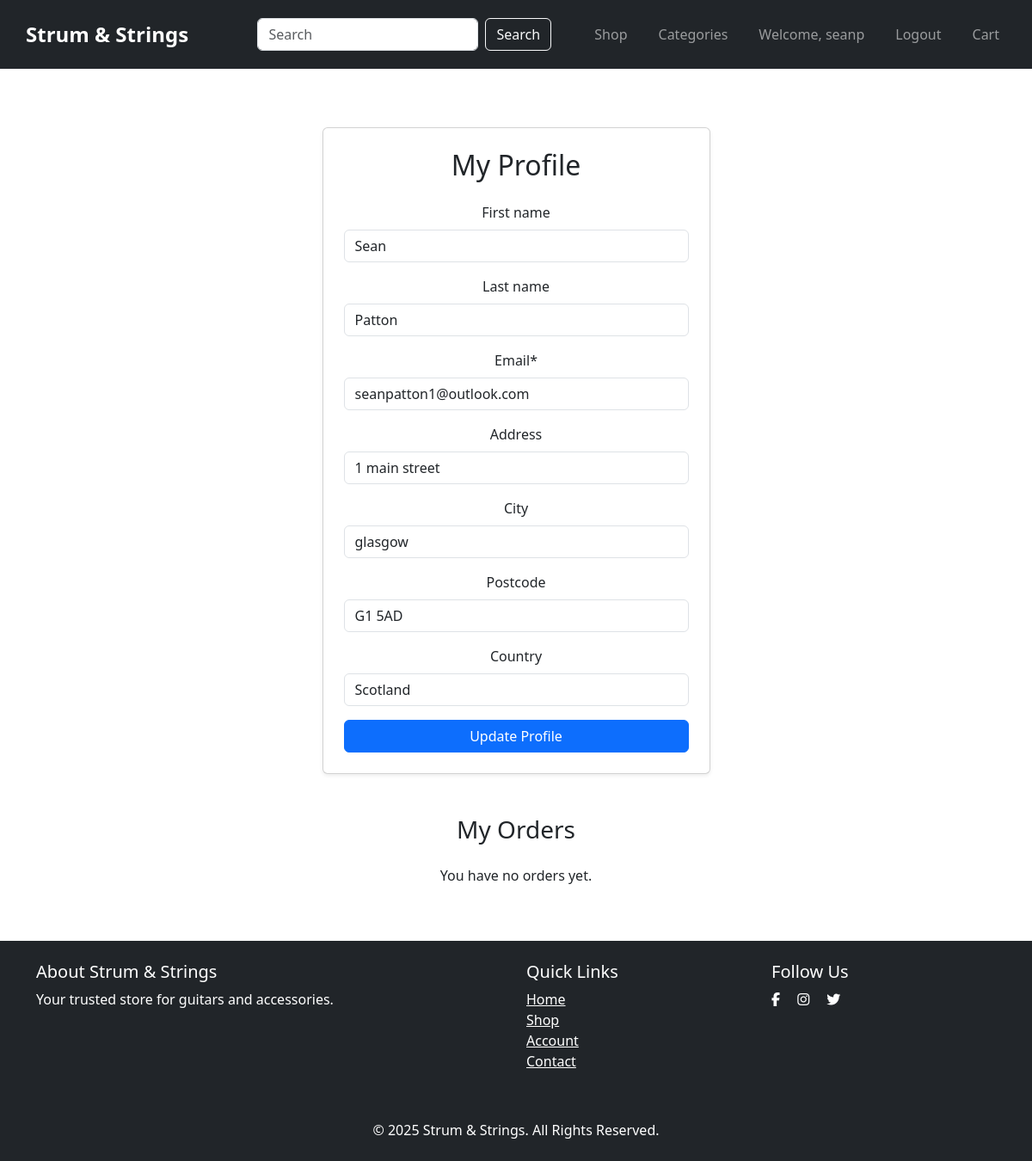
/accounts/profile/ (signed in), run on an earlier commit of the app's database.
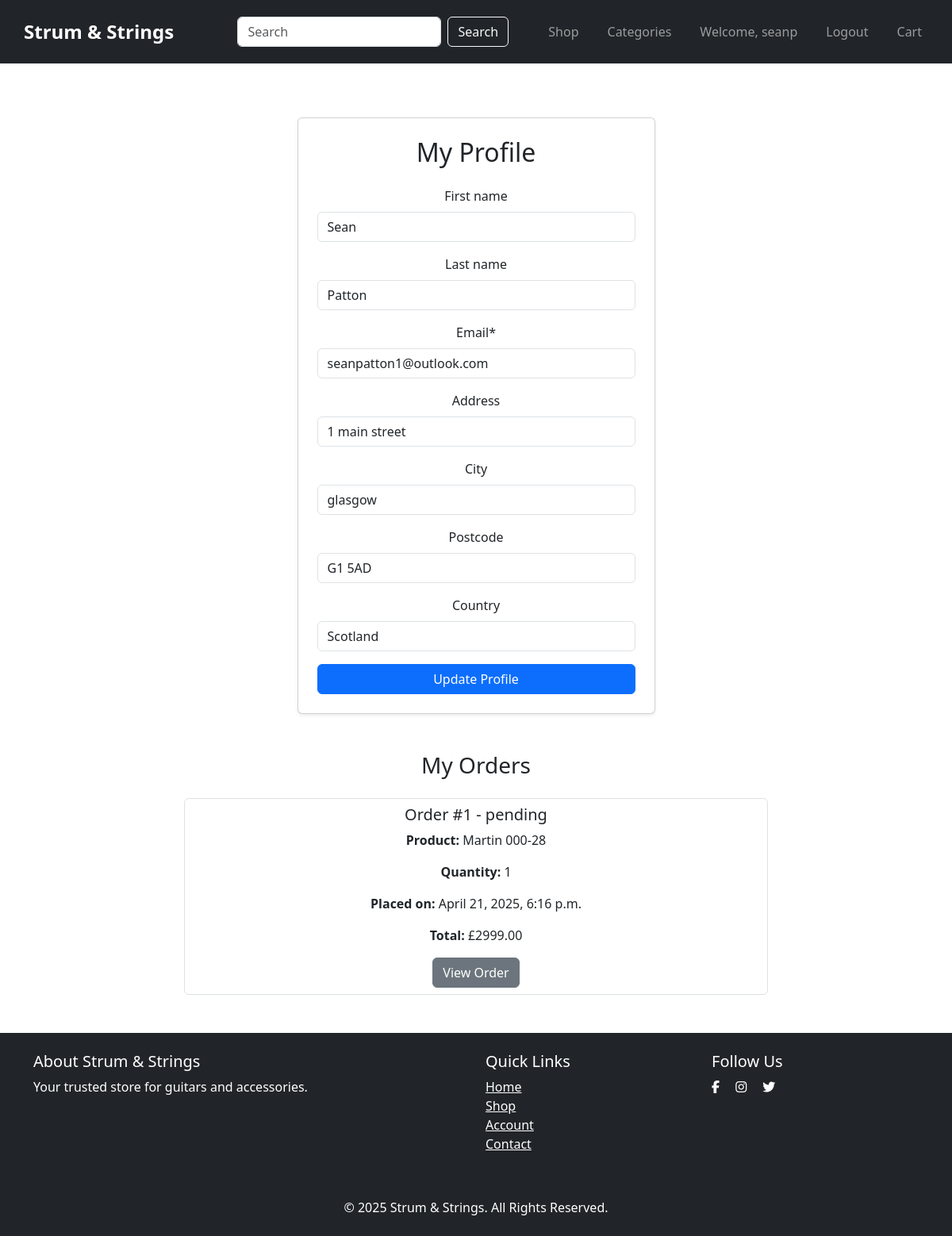
And on a later commit of the database.
### orders/models.py (models this page shows, shortened)
class Order(models.Model):
    STATUS_CHOICES = [
        ('pending', 'Pending'),
        ('processing', 'Processing'),
        ('shipped', 'Shipped'),
        ('delivered', 'Delivered'),
        ('cancelled', 'Cancelled'),
    ]
    user = models.ForeignKey(User, on_delete=models.CASCADE)
    product = models.ForeignKey(Product, on_delete=models.CASCADE)
    quantity = models.PositiveIntegerField(default=1)
    order_date = models.DateTimeField(auto_now_add=True)
    status = models.CharField(max_length=20, choices=STATUS_CHOICES, default='pending')
    def total_price(self):
        if self.product:
            return self.product.price * self.quantity
        return 0

### products/models.py (models this page shows, shortened)
class Product(models.Model):
    name = models.CharField(max_length=200)
    brand = models.CharField(
        max_length=100,
        help_text="e.g. Gibson, Martin, Yamaha, Fender, etc.",
        default="Unknown",
    )
    category = models.ForeignKey(
        Category,
        on_delete=models.CASCADE,
        related_name='products'
    )
    model = models.CharField(
        max_length=100,
        help_text="e.g. Stratocaster, Les Paul, Dreadnought, etc."
    )
    image = models.ImageField(
        upload_to='products/',
        blank=True,
        null=True
    )
    short_description = models.TextField(blank=True)
    price = models.DecimalField(
        max_digits=8,
        decimal_places=2,
        default=0.00,
        help_text="Price in GBP (e.g. 499.99)"
    )

### accounts/views.py (the view)
# urls.py: path('profile/', views.profile, name='profile'),
@login_required
def profile(request):
    user_profile, created = UserProfile.objects.get_or_create(user=request.user)
    orders = Order.objects.filter(user=request.user)
    if request.method == 'POST':
        form = ProfileForm(request.POST, instance=user_profile)
        if form.is_valid():
            form.save()
            messages.success(request, "Your profile has been updated successfully!")
            return redirect('accounts:profile')
    else:
        form = ProfileForm(instance=user_profile)
    return render(request, 'accounts/profile.html', {
        'form': form,
        'orders': orders,  # Pass orders to the template
    })

### cart/context_processors.py (called while the page is built)
def cart_item_count(request):
    if request.user.is_authenticated:
        count = CartItem.objects.filter(user=request.user).count()
    else:
        count = 0
    return {'cart_item_count': count}

### accounts/templates/accounts/profile.html (shortened to what this page needs)
{% extends 'base.html' %}
{% load crispy_forms_tags %}
{% load static %}
{% block main_class %}container py-5{% endblock %}
{% block extra_css %}
    {{ block.super }}
    <link rel="stylesheet" href="{% static 'accounts/css/profile.css' %}">
{% endblock %}
{% block content %}
<div class="profile-page-container">
    <div class="row justify-content-center">
        <div class="col-md-6 col-lg-5">
            <div class="card shadow-sm p-4">
                <h2 class="mb-4 text-center">My Profile</h2>
                <form method="post" novalidate>
                    {{ form|crispy }}
                    <div class="d-grid mt-3">
                        <button type="submit" class="btn btn-primary btn-block">Update Profile</button>
                    </div>
                </form>
            </div>
        </div>
    </div>
    <div class="row justify-content-center mt-5">
        <div class="col-md-8">
            <h3 class="mb-4 text-center">My Orders</h3>
            {% if orders %}
                <div class="list-group">
                    {% for order in orders %}
                        <div class="list-group-item">
                            <h5>Order #{{ order.id }} - {{ order.status }}</h5>
                            <p><strong>Product:</strong> {{ order.product.name }}</p>
                            <p><strong>Quantity:</strong> {{ order.quantity }}</p>
                            <p><strong>Placed on:</strong> {{ order.order_date }}</p>
                            <p><strong>Total:</strong> £{{ order.total_price }}</p>
                            <a href="{% url 'orders:order_detail' order.id %}" class="btn btn-secondary">View Order</a>
                        </div>
                    {% endfor %}
                </div>
            {% else %}
                <p class="text-center">You have no orders yet.</p>
            {% endif %}
        </div>
    </div>
</div>
{% endblock %}

What changed in the data, as far as the page shows it:
added Order: id "1", status "pending", product.name "Martin 000-28", quantity "1", order_date "April 21, 2025, 6:16 p.m.", total_price "2999.00"
Also different on the page:
text no longer shown: "You have no orders yet."
